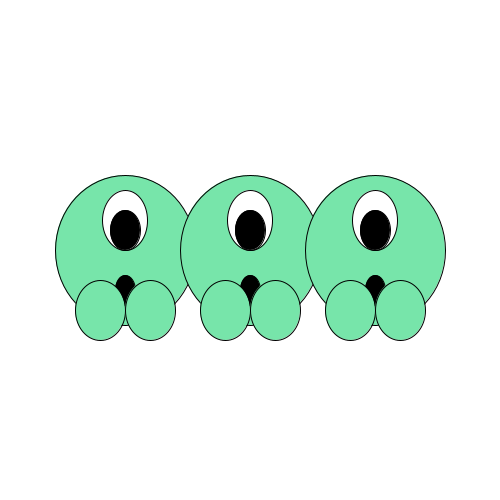
Frame 1 (no input)
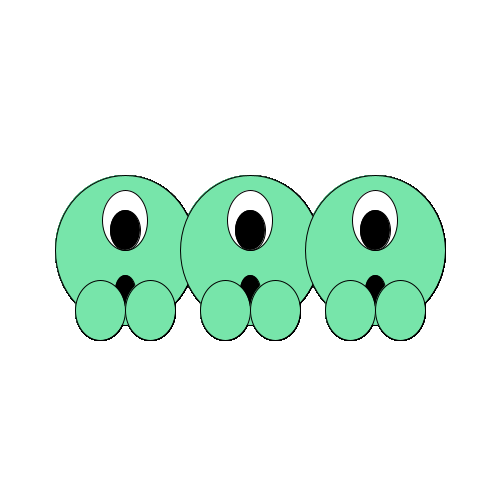
Frame 60 (the mouse pressed at the canvas centre just before this capture)
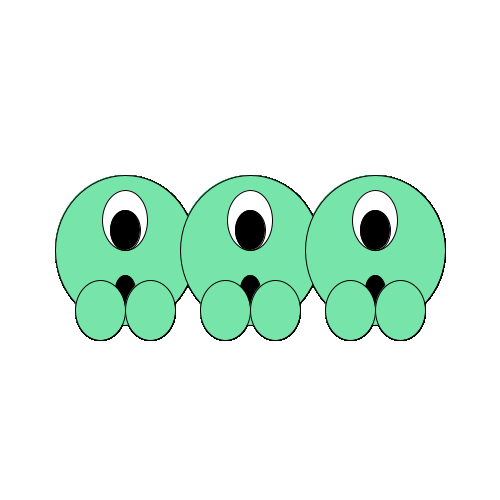
Frame 120 (the mouse held since frame 60 and released just before this capture)

The Processing sketch that drew these frames (run headless with seeded random() and noise(); from frame 60 on, the mouse is pressed at the canvas centre):

// Processing sketch: processing_127960
// ── processing_127960.pde

int X;
int Y;

/*
int richting;
int teller = 0;
boolean test = true;
*/

void setup(){
   size(500,500);
/*  greenyX = 250;
  greenyY = 250;
  richting = 10; */
  background(255);
  X = height/2; 
  Y = 0;
}

void draw(){
for (int i = 1; i < 4; i = i + 1){
teken((i*125),X);
}
}
 
void teken(int greenyX, int greenyY) {
  
  /*head*/
  stroke(0);
  ellipseMode(CENTER);
   fill(119,229,170);
  ellipse(greenyX,greenyY,140,150);
  
  /*eyes*/
  fill(255);
  ellipseMode (CENTER); 
  ellipse(greenyX,greenyY-30,45, 60);
  ellipseMode (CENTER);
  fill(0);
  ellipse(greenyX,greenyY-20,30,40);
  
  /*mouth*/
  fill(0);
  ellipseMode(CENTER);
  ellipse(greenyX,greenyY+40,20,30);
  
  /*body*/
    fill(119,229,170);
  ellipseMode(CENTER);
  ellipse(greenyX-25,greenyY+60,50,60);
  
    fill(119,229,170);
  ellipseMode(CENTER);
  ellipse(greenyX+25,greenyY+60,50,60);
}
 
